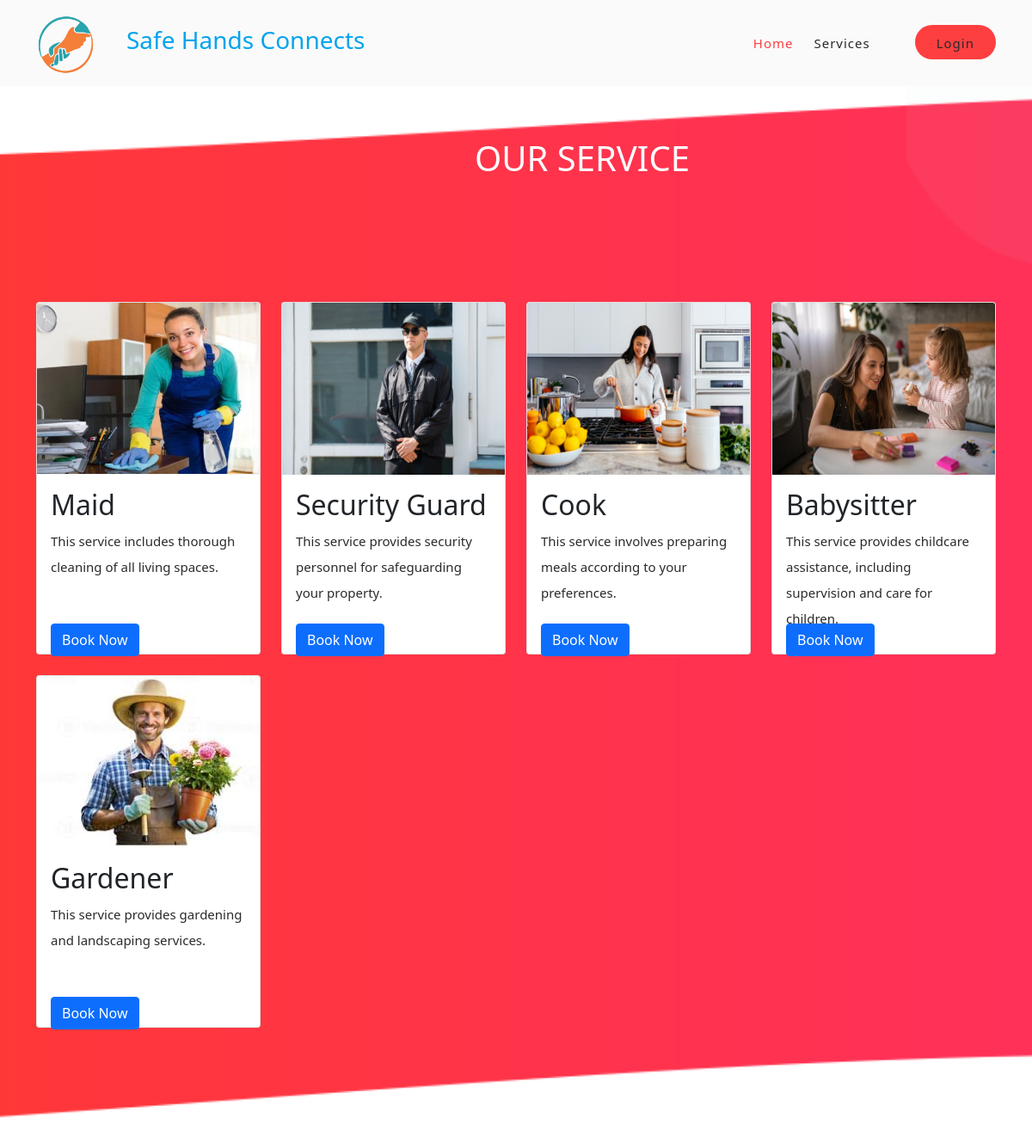
Page /Service/service.php on the committed database.
### tables this page shows
CREATE TABLE `service` (
  `service_id` int(11) NOT NULL,
  `service_name` varchar(20) NOT NULL,
  `description` varchar(255) NOT NULL,
  `service_price` int(11) NOT NULL,
  `service_added_date_time` datetime NOT NULL DEFAULT current_timestamp(),
  `services_image` varchar(40) NOT NULL,
  `status` varchar(9) NOT NULL
);

### Service/service.php (the view, shortened to what this page needs)
<?php
include("../connection/connection.php");
?>
<!DOCTYPE html>
<html>
<head>
    <link href="../vendor/bootstrap/css/bootstrap.min.css" rel="stylesheet">
    <link rel="stylesheet" href="../assets/css/fontawesome.css">
    <link rel="stylesheet" href="../assets/css/templatemo-space-dynamic.css">
    <link rel="stylesheet" href="../assets/css/animated.css">
    <link rel="stylesheet" href="../assets/css/owl.css">
    <link rel="stylesheet" href="login.css">
</head>
<body>
    <?php include '../Header_Footer/header.php'; ?>
    <div id="contact" class="contact-us section" style="margin-top: 100px;padding-top: 60px;padding-bottom: 110px;">
        <div class="container">
            <div class="row">
                <div class="">
                    <div style="margin-left: 510px;">
                        <h1 style=" color :#ffffff ;">OUR SERVICE</h1>
                    </div>
                </div>
                <div class="" style="visibility: visible; margin-top: 100px;">
                    <div class="row" style="margin-top: 35px;">
                        <?php
                        $query = "SELECT * FROM service WHERE status ='active'";
                        $query_run = mysqli_query($conn, $query);
                        if ($query_run->num_rows > 0) {
                            while ($row = $query_run->fetch_assoc()) {
                        ?>
                                <div class="col-lg-3 col-md-6 col-sm-12">
                                    <div class="card mb-4" style="height: 410px;">
                                        <div>
                                            <img src="<?php echo $row['services_image']; ?>" alt="<?php echo $row['service_name']; ?>" height="200px" class="card-img-top">
                                        </div>
                                        <div class="card-body">
                                            <h2 class="card-title"><?php echo $row['service_name']; ?></h2>
                                            <p class="card-text" style="height: 95px;"><?php echo $row['description']; ?></p>
                                            <form method="post" action="Sub_Service.php">
                                                <input type="submit" class="btn btn-primary" data-toggle="modal" data-target="#exampleModal" value="Book Now">
                                            </form>
                                        </div>
                                    </div>
                                </div>
                        <?php
                            }
                        } else {
                            echo "<p>No active services available.</p>";
                        }
                        ?>
                    </div>
                </div>
            </div>
        </div>
    </div>
</body>
</html>

### connection/connection.php (shortened to what this page needs)
<!DOCTYPE html>
<html>
    <head>
    </head>
    <body>
    </body>
</html>

### Header_Footer/header.php (shortened to what this page needs)
<!DOCTYPE html>
<html lang="en">
<head>
    <link href="../vendor/bootstrap/css/bootstrap.min.css" rel="stylesheet">
    <link rel="stylesheet" href="../assets/css/fontawesome.css">
    <link rel="stylesheet" href="../assets/css/templatemo-space-dynamic.css">
    <link rel="stylesheet" href="../assets/css/animated.css">
    <link rel="stylesheet" href="../assets/css/owl.css">
</head>
<body>
    <?php
    include '../PopupNotification/popupNotification.php';
    include '../UserDetails/userDetails.php';
    ?>
    <header class="header-area header-sticky wow slideInDown" data-wow-duration="0.75s" data-wow-delay="0s">
        <div class="container">
            <div class="row">
                <div class="col-12">
                    <nav class="main-nav">
                        <div class="logo">
                            <a href="#" class="logo">
                                <img src="../assets/images/logo.png" style="width: 70px; height: 70px;">
                            </a>
                        </div>
                        <div style="margin-left: 105px; padding-top: 30px;">
                            <h3 style="color: #03a4ed;">Safe Hands Connects</h3>
                        </div>
                        <ul class="nav">
                            <li class="scroll-to-section"><a href="../Index/index.php" class="active">Home</a></li>
                            <?php
                            if (isset($_SESSION['cEmail_ID']) && $_SESSION['twoFactor'] == 1) {
                                if ($_SESSION['OTP'] == $_SESSION['user_input_otp']) {
                            ?>
                                    <li class="scroll-to-section"><a href="../Booking/show_booking.php">Show Owders</a></li>
                                    <li class="scroll-to-section"><a href="../Service/service.php">Services</a></li>
                                    <li>
                                        <div class="userDetails" id="UserDetails" style="cursor: pointer; background-color: beige;border: 2px solid black;height: 50px;width: 50px;border-radius: 50px;">
                                            <?php echo "<p style='margin-top: 1px; margin-left: 2px; font-size: 30px;'>" . substr($_SESSION['cName'], 0, 1) . "</p>"; ?>
                                        </div>
                                    </li>
                                <?php
                                } else {
                                ?>
                                    <li class="scroll-to-section"><a href="../Booking/show_booking.php">Show Oders</a></li>
                                    <li class="scroll-to-section"><a href="../Service/service.php">Services</a></li>
                                    <li>
                                        <div class="userDetails" id="UserDetails" style="cursor: pointer; background-color: beige;border: 2px solid black;height: 50px;width: 50px;border-radius: 50px;">
                                            <?php echo "<p style='margin-top: 1px; margin-left: 2px; font-size: 30px;'>" . substr($_SESSION['cName'], 0, 1) . "</p>"; ?>
                                        </div>
                                    </li>
                                <?php
                                }
                            } else {
                            ?>
                                <li class="scroll-to-section"><a href="../Service/service.php">Services</a></li>
                                <li class="scroll-to-section">
                                    <div class="main-red-button"><a href="../Login/login.php">Login</a></div>
                                </li>
                            <?php
                            }
                            ?>
                        </ul>
                    </nav>
                </div>
            </div>
        </div>
    </header>
</body>
</html>

### PopupNotification/popupNotification.php (shortened to what this page needs)
<!DOCTYPE html>
<html lang="en">
<head>
</head>
<body>
</body>
</html>

### UserDetails/userDetails.php (shortened to what this page needs)
<!DOCTYPE html>
<html lang="en">
<head>
    <link href="vendor/bootstrap/css/bootstrap.min.css" rel="stylesheet">
</head>
<body>
</body>
</html>

### assets/css/templatemo-space-dynamic.css (style rules this page uses)
html, body, div, span, applet, object, iframe, h1, h2, h3, h4, h5, h6, p, blockquote, div pre, a, abbr, acronym, address, big, cite, code, del, dfn, em, font, img, ins, kbd, q, s, samp, small, strike, strong, sub, sup, tt, var, b, u, i, center, dl, dt, dd, ol, ul, li, figure, header, nav, section, article, aside, footer, figcaption { margin: 0; padding: 0; border: 0; outline: 0; }
ul, li { padding: 0; margin: 0; list-style: none; }
header, nav, section, article, aside, footer, hgroup { display: block; }
* { box-sizing: border-box; }
html, body { font-family: 'Poppins', sans-serif; font-weight: 400; background-color: #fff; -ms-text-size-adjust: 100%; -webkit-font-smoothing: antialiased; -moz-osx-font-smoothing: grayscale; }
a { text-decoration: none !important; }
h1, h2, h3, h4, h5, h6 { margin-top: 0px; margin-bottom: 0px; }
ul { margin-bottom: 0px; }
p { font-size: 15px; line-height: 30px; color: #2a2a2a; }
img { width: 100%; overflow: hidden; }
html, body { background: #fff; font-family: 'Poppins', sans-serif; }
.main-red-button a { display: inline-block; background-color: #fe3f40; font-size: 15px; font-weight: 400; color: #fff; text-transform: capitalize; padding: 0px 25px; border-radius: 23px; letter-spacing: 0.25px; }
.header-area { background-color: #fafafa; position: fixed; top: 0px; left: 0px; right: 0px; z-index: 100; height: 100px; -webkit-transition: all .5s ease 0s; -moz-transition: all .5s ease 0s; -o-transition: all .5s ease 0s; transition: all .5s ease 0s; }
.header-area .main-nav { min-height: 80px; background: transparent; }
.header-area .main-nav .logo { line-height: 100px; color: #fff; font-size: 24px; font-weight: 700; text-transform: uppercase; letter-spacing: 2px; float: left; -webkit-transition: all 0.3s ease 0s; -moz-transition: all 0.3s ease 0s; -o-transition: all 0.3s ease 0s; transition: all 0.3s ease 0s; }
.header-area .main-nav .nav { float: right; margin-top: -43px; margin-right: 0px; background-color: transparent; -webkit-transition: all 0.3s ease 0s; -moz-transition: all 0.3s ease 0s; -o-transition: all 0.3s ease 0s; transition: all 0.3s ease 0s; position: relative; z-index: 999; }
.header-area .main-nav .nav li { padding-left: 20px; padding-right: 20px; }
.header-area .main-nav .nav li:last-child { padding-right: 0px; padding-left: 40px; }
.header-area .main-nav .nav li a { display: block; font-weight: 500; font-size: 15px; color: #2a2a2a; text-transform: capitalize; -webkit-transition: all 0.3s ease 0s; -moz-transition: all 0.3s ease 0s; -o-transition: all 0.3s ease 0s; transition: all 0.3s ease 0s; height: 40px; line-height: 43px; border: transparent; letter-spacing: 1px; }
.header-area .main-nav .nav li a { color: #2a2a2a; }
.header-area .main-nav .nav li:hover a, .header-area .main-nav .nav li a.active { color: #fe3f40!important; }
.header-area.header-sticky { min-height: 80px; }
.header-area .nav { margin-top: 30px; }
.header-area.header-sticky .nav li a.active { color: #fe3f40; }
@media (max-width: 1200px) { .header-area .main-nav .nav li { padding-left: 12px; padding-right: 12px; } }
@media (max-width: 1200px) { .header-area .main-nav:before { display: none; } }
@media (min-width: 767px) { .header-area .main-nav .nav { display: flex !important; } }
.contact-us { padding: 160px 0px; background-image: url(../images/contact-bg.png); background-repeat: no-repeat; background-position: center center; background-size: cover; }

### Login/login.css (style rules this page uses)
body { background: #f2f2f2; }
a { color: #f54744; }

### UserDetails/userDetails.php (style rules this page uses)
li { margin-bottom: 15px; }

### rows in the picture
service: services_image (picture), service_name "Maid", description "This service includes thorough cleaning of all living spaces."
service: services_image (picture), service_name "Security Guard", description "This service provides security personnel for safeguarding your property."
service: services_image (picture), service_name "Cook", description "This service involves preparing meals according to your preferences."
service: services_image (picture), service_name "Babysitter", description "This service provides childcare assistance, including supervision and care for children."
service: services_image (picture), service_name "Gardener", description "This service provides gardening and landscaping services."
